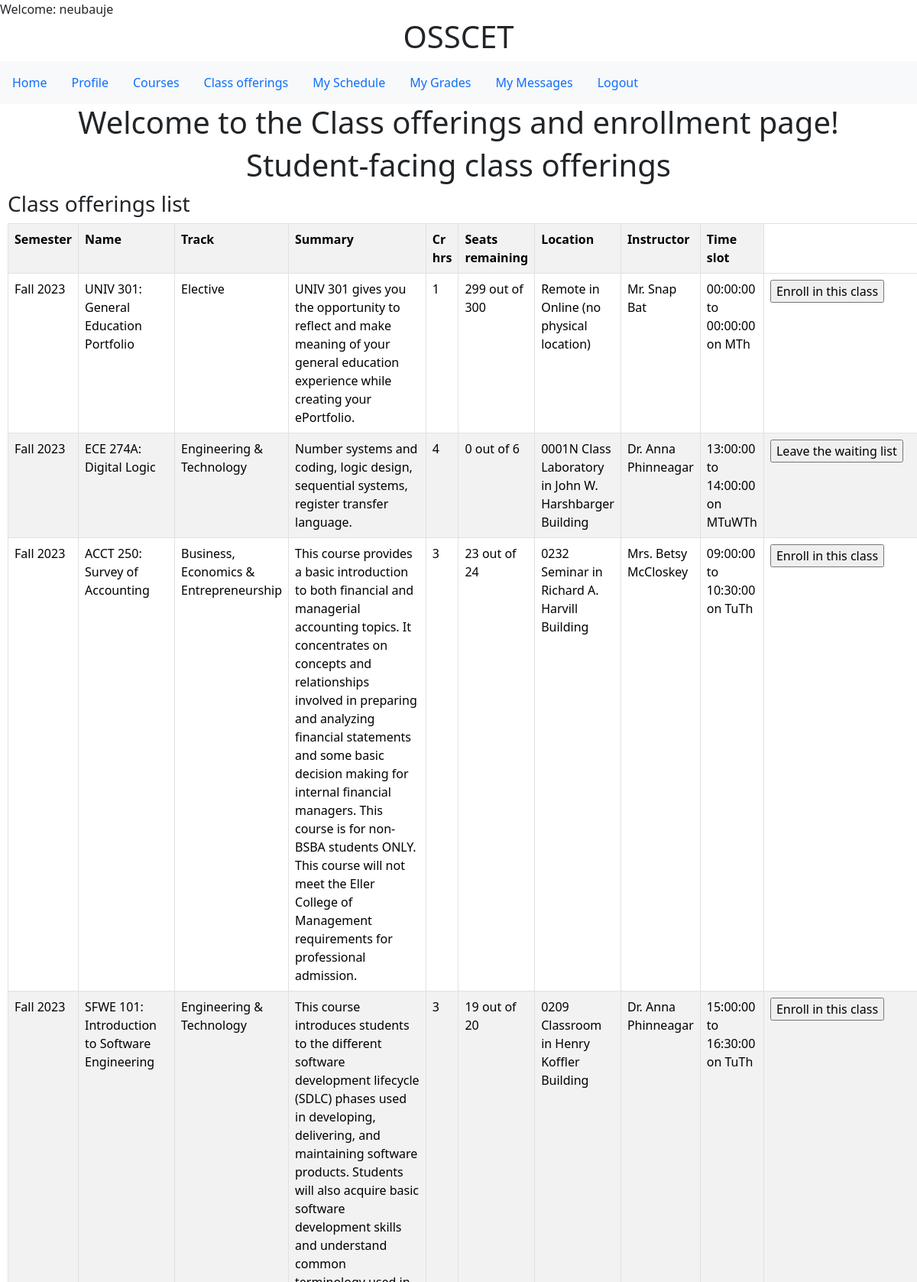
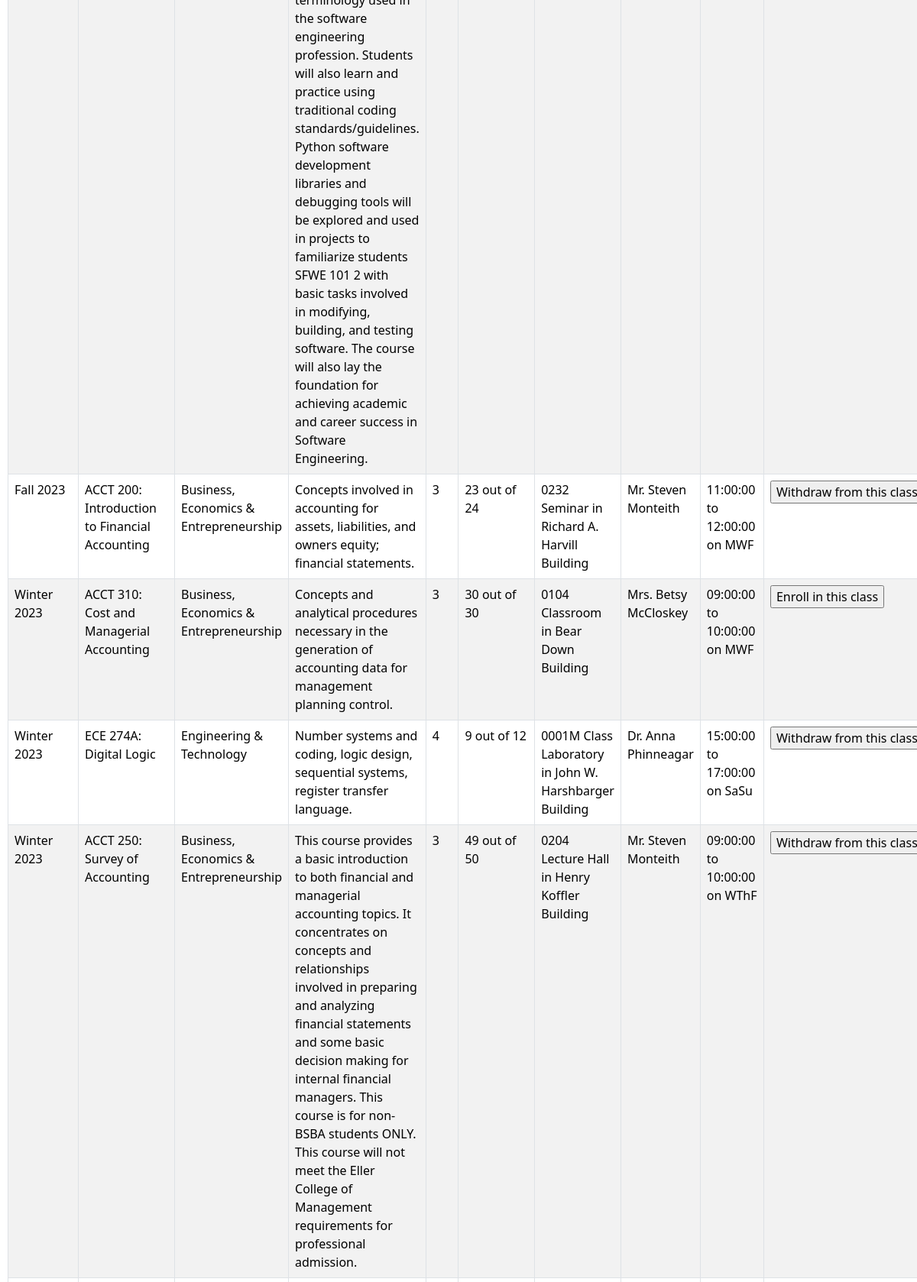
Page /classes.php (signed in, upper part) on the committed database (2 pictures, top to bottom).
### tables this page shows
CREATE TABLE `offerings` (
  `class_id` bigint(20) NOT NULL,
  `course_id` varchar(10) NOT NULL,
  `teacher_user_id` bigint(20) NOT NULL,
  `room_id` varchar(10) NOT NULL,
  `occupancy` int(11) DEFAULT NULL,
  `vacancies` int(11) DEFAULT NULL,
  `semester_name` varchar(50) NOT NULL,
  `start_time` time DEFAULT NULL,
  `end_time` time DEFAULT NULL,
  `monday` tinyint(1) DEFAULT NULL,
  `tuesday` tinyint(1) DEFAULT NULL,
  `wednesday` tinyint(1) DEFAULT NULL,
  `thursday` tinyint(1) DEFAULT NULL,
  `friday` tinyint(1) DEFAULT NULL,
  `saturday` tinyint(1) DEFAULT NULL,
  `sunday` tinyint(1) DEFAULT NULL
);

CREATE TABLE `semesters` (
  `semester_name` varchar(50) NOT NULL,
  `start_date` date NOT NULL,
  `end_date` date NOT NULL
);

CREATE TABLE `courses` (
  `course_id` varchar(10) NOT NULL,
  `course_name` varchar(100) NOT NULL,
  `summary` varchar(1000) DEFAULT NULL,
  `credits` int(11) NOT NULL,
  `track_id` int(11) NOT NULL,
  `prerequesites` tinyint(1) DEFAULT NULL,
  `default_max_capacity` int(11) DEFAULT NULL
);

CREATE TABLE `subject_tracks` (
  `track_id` int(11) NOT NULL,
  `track_name` varchar(45) NOT NULL
);

CREATE TABLE `rooms` (
  `room_id` varchar(10) NOT NULL,
  `room_name` varchar(45) NOT NULL,
  `building_name` varchar(200) DEFAULT NULL,
  `capacity` int(11) NOT NULL,
  `ada_accessible` tinyint(1) DEFAULT NULL,
  `building_address` varchar(200) DEFAULT NULL
);

CREATE TABLE `teachers` (
  `user_id` int(11) NOT NULL,
  `teacher_id` varchar(20) NOT NULL,
  `password` varchar(45) NOT NULL,
  `role_id` int(11) DEFAULT NULL,
  `email` varchar(45) DEFAULT 'teacher@uagc.edu',
  `phone` varchar(45) DEFAULT '(111)222-3333',
  `prefix` varchar(5) DEFAULT 'Mx.',
  `first_name` varchar(45) NOT NULL,
  `last_name` varchar(45) NOT NULL,
  `ssn` varchar(20) DEFAULT '111-22-3333',
  `hire_date` date NOT NULL DEFAULT current_timestamp(),
  `mailing_address` varchar(500) DEFAULT '1401 University of AZ, Tucson, AZ, 85719',
  `salary` double DEFAULT NULL,
  `bio_summary` varchar(1000) DEFAULT 'This is a placeholder for where your biography/summary should go. It will be shown to students, describing you. Please put it in 3rd person and make sure to include your pronouns.'
);

### classes_student.php (the view, shortened to what this page needs)
<!DOCTYPE html>
<html lang="en">
<head>
</head>
<body>
<div class="container text-center">
<h1>Student-facing class offerings</h1>
</div>
</head>
<body>
    <div class="bs-example">
            <div class="row">
                <div class="col-md-12">
                    <div class="page-header clearfix">
                        <h3 class="pull-left">Class offerings list</h3>
    <?php
    include_once 'db.php';
    if(isset($_POST['search_classes'])){ ?><form method="POST" action="classes.php"><input type="submit" name="see_all" value="See all"></form> <?php } ?>
                    </div>
                    <?php
         $user_id = $_SESSION['user_id'];
                    $result = mysqli_query($conn,"SELECT * FROM offerings
                    INNER JOIN rooms on offerings.room_id=rooms.room_id
                    INNER JOIN teachers ON offerings.teacher_user_id=teachers.user_id
                    INNER JOIN courses ON offerings.course_id=courses.course_id
                    INNER JOIN subject_tracks ON courses.track_id=subject_tracks.track_id
                    INNER JOIN semesters ON offerings.semester_name=semesters.semester_name ORDER BY `start_date`");
               echo "Successfully registered for class!";?>
               <meta http-equiv="refresh" content="0;URL=classes.php" /><?php
                    if ($result->num_rows > 0) {
                    ?>
                      <table class='table table-bordered table-striped'>
                       <th>Semester</th>
                       <th>Name</th>
                       <th>Track</th>
                        <th>Summary</th>
                        <th>Cr hrs</th>
                        <th>Seats remaining</th>
                        <th>Location</th>
                        <th>Instructor</th>
                        <th>Time slot</th>
                    <?php
                    while($row = mysqli_fetch_array($result)) {
                        $teacher_name = $row['prefix'] . ' ' . $row['first_name'] . ' ' . $row['last_name'];
                        $location = $row['room_name'] . ' in ' . $row['building_name'];
                        $class_days = "";
                        if($row['monday'] == 1){$class_days = $class_days . 'M';}
                        if($row['tuesday'] == 1){$class_days = $class_days . 'Tu';}
                        if($row['wednesday'] == 1){$class_days = $class_days . 'W';}
                        if($row['thursday'] == 1){$class_days = $class_days . 'Th';}
                        if($row['friday'] == 1){$class_days = $class_days . 'F';}
                        if($row['saturday'] == 1){$class_days = $class_days . 'Sa';}
                        if($row['sunday'] == 1){$class_days = $class_days . 'Su';}
                        $time_slot = $row['start_time'] . ' to ' . $row['end_time'] . ' on ' . $class_days;
                    ?>
                    <tr>
                        <td><?php echo $row["semester_name"]; ?></td>
                        <td><?php echo $row["course_id"]; echo ': '; echo $row["course_name"]; ?></td>
                        <td><?php echo $row["track_name"]; ?></td>
                        <td><?php echo $row["summary"]; ?></td>
                        <td><?php echo $row["credits"]; ?></td>
                        <td><?php echo $row["vacancies"]; echo " out of "; echo $row["occupancy"]; ?></td>
                        <td><?php echo $location; ?></td>
                        <td><?php echo $teacher_name; ?></td>
                        <td><?php echo $time_slot; ?></td>
                        <?php $displayed_class_id = $row["class_id"];
                        if($search_enrollments = $conn->prepare('SELECT * from `enrollment` where `class_id`=? and `user_id`=? and (`enrollment_status`="a" or `enrollment_status`="q")')){
                            $search_enrollments->execute([$displayed_class_id, $user_id]);
                            $search_enrollments_result = $search_enrollments->get_result();
                            $enroll_result = mysqli_fetch_array($search_enrollments_result);
                            if($search_enrollments_result->num_rows >0) {$enrollment_status = $enroll_result["enrollment_status"];} else {$enrollment_status = null;}
                            if($search_enrollments_result->num_rows > 0){$has_enrolled = TRUE;
                        }
                            else{$has_enrolled = FALSE;
                            }
                            if($row["vacancies"] > 0){$class_has_room = TRUE;
                            }
                            else{$class_has_room = FALSE;
                            }
                            if($enrollment_status == 'a'){$enrollment_active = TRUE;
                            }
                            else{$enrollment_active = FALSE;
                            }
                        if(($has_enrolled == FALSE) && ($class_has_room == TRUE)){ ?>
                            <td><form method="POST" action="classes.php"><input type="hidden" name="class_id" value="<?php echo $row['class_id'] ?>"><input type="submit" name="enroll" value="Enroll in this class"></form></td>
                             <?php }
                        elseif(($has_enrolled == FALSE) && ($class_has_room == FALSE)){ ?>
                            <td><form method="POST" action="classes.php"><input type="hidden" name="class_id" value="<?php echo $row['class_id'] ?>"><input type="submit" name="enroll" value="Join the waiting list"></form></td>
                             <?php }
                        elseif(($has_enrolled == TRUE) && ($enrollment_active == FALSE)){ ?>
                        <td><form method="POST" action="classes.php"><input type="hidden" name="class_id" value="<?php echo $row['class_id'] ?>"><input type="submit" name="unqueue" value="Leave the waiting list"></form></td>
                        <?php }
                        else { ?>
                        <td><form method="POST" action="classes.php"><input type="hidden" name="class_id" value="<?php echo $row['class_id'] ?>"><input type="submit" name="withdraw" value="Withdraw from this class"></form></td>
                        <?php }}
                        ?>
                    </tr>
                    <?php
                    }
                    ?>
                    </table>
                     <?php
                    }
                    else{
                        echo "No results found";
                    }
                    ?>
                </div>
            </div>
    </div>
</body>
</html>

### classes_student.php (style rules this page uses)
.bs-example { margin: 10px; }

### rows in the picture
offerings: semesters.semester_name "Fall 2023", course.course_id "UNIV 301", course.course_name "General Education Portfolio", subject_tracks.track_name "Elective", course.summary "UNIV 301 gives you the opportunity to reflect and make meaning of your general education experience while creating your ePortfolio.", course.credits "1", vacancies "299", occupancy "300", room.building_name "Remote in Online (no physical location)", teachers.prefix+first_name+last_name "Mr. Snap Bat", time_slot "00:00:00 to 00:00:00 on MTh"
offerings: semesters.semester_name "Fall 2023", course.course_id "ECE 274A", course.course_name "Digital Logic", subject_tracks.track_name "Engineering & Technology", course.summary "Number systems and coding, logic design, sequential systems, register transfer language.", course.credits "4", vacancies "0", occupancy "6", room.building_name "0001N Class Laboratory in John W. Harshbarger Building", teachers.prefix+first_name+last_name "Dr. Anna Phinneagar", time_slot "13:00:00 to 14:00:00 on MTuWTh"
offerings: semesters.semester_name "Fall 2023", course.course_id "ACCT 250", course.course_name "Survey of Accounting", subject_tracks.track_name "Business, Economics & Entrepreneurship", course.summary "This course provides a basic introduction to both financial and managerial accounting topics. It concentrates on concepts and relationships involved in preparing and analyzing financial statements and some basic decision making for internal financial managers. This course is for non-BSBA students ONLY. This course will not meet the Eller College of Management requirements for professional admission.", course.credits "3", vacancies "23", occupancy "24", room.building_name "0232 Seminar in Richard A. Harvill Building", teachers.prefix+first_name+last_name "Mrs. Betsy McCloskey", time_slot "09:00:00 to 10:30:00 on TuTh"
offerings: semesters.semester_name "Fall 2023", course.course_id "SFWE 101", course.course_name "Introduction to Software Engineering", subject_tracks.track_name "Engineering & Technology", course.summary "This course introduces students to the different software development lifecycle (SDLC) phases used in developing, delivering, and maintaining software products. Students will also acquire basic software development skills and understand common terminology used in the software engineering profession. Students will also learn and practice using traditional coding standards/guidelines. Python software development libraries and debugging tools will be explored and used in projects to familiarize students SFWE 101 2 with basic tasks involved in modifying, building, and testing software. The course will also lay the foundation for achieving academic and career success in Software Engineering.", course.credits "3", vacancies "19", occupancy "20", room.building_name "0209 Classroom in Henry Koffler Building", teachers.prefix+first_name+last_name "Dr. Anna Phinneagar", time_slot "15:00:00 to 16:30:00 on TuTh"
offerings: semesters.semester_name "Fall 2023", course.course_id "ACCT 200", course.course_name "Introduction to Financial Accounting", subject_tracks.track_name "Business, Economics & Entrepreneurship", course.summary "Concepts involved in accounting for assets, liabilities, and owners equity; financial statements.", course.credits "3", vacancies "23", occupancy "24", room.building_name "0232 Seminar in Richard A. Harvill Building", teachers.prefix+first_name+last_name "Mr. Steven Monteith", time_slot "11:00:00 to 12:00:00 on MWF"
offerings: semesters.semester_name "Winter 2023", course.course_id "ACCT 310", course.course_name "Cost and Managerial Accounting", subject_tracks.track_name "Business, Economics & Entrepreneurship", course.summary "Concepts and analytical procedures necessary in the generation of accounting data for management planning control.", course.credits "3", vacancies "30", occupancy "30", room.building_name "0104 Classroom in Bear Down Building", teachers.prefix+first_name+last_name "Mrs. Betsy McCloskey", time_slot "09:00:00 to 10:00:00 on MWF"
offerings: semesters.semester_name "Winter 2023", course.course_id "ECE 274A", course.course_name "Digital Logic", subject_tracks.track_name "Engineering & Technology", course.summary "Number systems and coding, logic design, sequential systems, register transfer language.", course.credits "4", vacancies "9", occupancy "12", room.building_name "0001M Class Laboratory in John W. Harshbarger Building", teachers.prefix+first_name+last_name "Dr. Anna Phinneagar", time_slot "15:00:00 to 17:00:00 on SaSu"
offerings: semesters.semester_name "Winter 2023", course.course_id "ACCT 250", course.course_name "Survey of Accounting", subject_tracks.track_name "Business, Economics & Entrepreneurship", course.summary "This course provides a basic introduction to both financial and managerial accounting topics. It concentrates on concepts and relationships involved in preparing and analyzing financial statements and some basic decision making for internal financial managers. This course is for non-BSBA students ONLY. This course will not meet the Eller College of Management requirements for professional admission.", course.credits "3", vacancies "49", occupancy "50", room.building_name "0204 Lecture Hall in Henry Koffler Building", teachers.prefix+first_name+last_name "Mr. Steven Monteith", time_slot "09:00:00 to 10:00:00 on WThF"

### other values in the picture
$_SESSION['username'] "neubauje"
